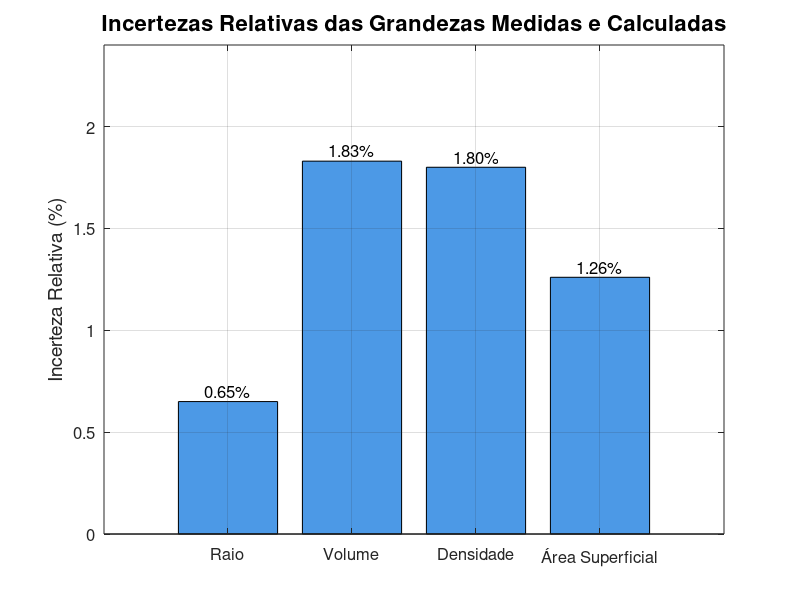

Write the MATLAB code that produced this figure.
% Código para plotar o gráfico de incertezas relativas
% Dados das incertezas relativas (em %)
grandezas = {'Raio', 'Volume', 'Densidade', 'Área Superficial'};
incertezas_relativas = [0.65, 1.83, 1.80, 1.26];

% Criação do gráfico de barras
figure('Position', [100, 100, 800, 500]); % Define o tamanho da figura
bar(incertezas_relativas, 'FaceColor', [0.3, 0.6, 0.9]);

% Adiciona rótulos e título
set(gca, 'XTick', 1:length(grandezas), 'XTickLabel', grandezas);
set(gca, 'FontSize', 12);
ylabel('Incerteza Relativa (%)', 'FontSize', 14);
title('Incertezas Relativas das Grandezas Medidas e Calculadas', 'FontSize', 16);
grid on;
box on;

% Adiciona os valores específicos acima de cada barra
text_offset = 0.05; % Ajusta a posição vertical do texto
for i = 1:length(incertezas_relativas)
    text(i, incertezas_relativas(i) + text_offset, [num2str(incertezas_relativas(i), '%.2f') '%'], ...
        'HorizontalAlignment', 'center', 'FontSize', 12);
end

% Ajusta os limites do eixo Y para melhor visualização
current_ylim = ylim;
ylim([0, current_ylim(2) * 1.2]); % Adiciona 20% de espaço acima da barra mais alta

% Salva a figura como imagem
print('-dpng', 'incertezas_relativas.png', '-r300');

% Exibe mensagem de confirmação
disp('Gráfico de incertezas relativas gerado e salvo como "incertezas_relativas.png"');